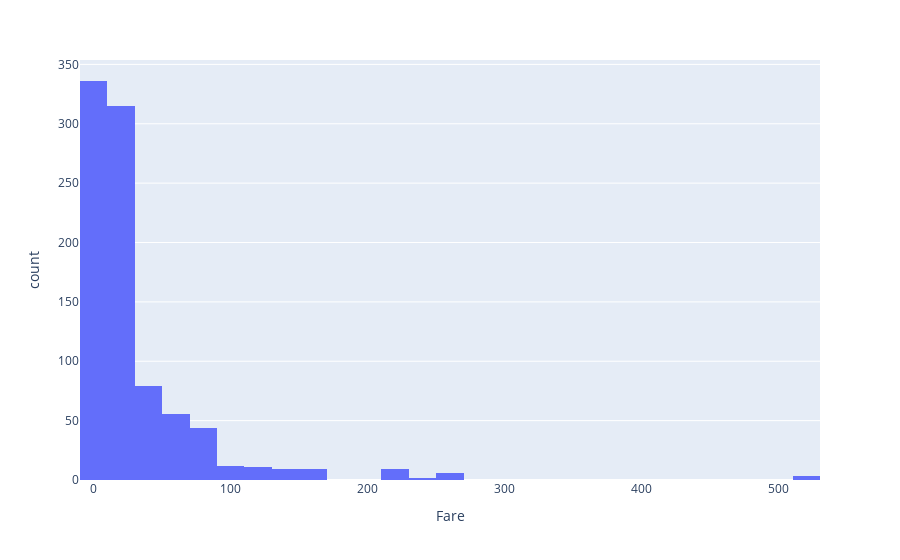

The code cell stored with this chart in its notebook:
### Code cell
fig = px.histogram(entrenamiento, x='Fare', nbins=40)
fig.show()

### Figure 1 — Plotly figure (JSON) as saved in the notebook; plotly's stock layout.template omitted (floating-point values rounded to 4 significant figures; data arrays with more than 128 entries replaced by an {"elided": "..."} marker saying what was removed)
{"data": [{"alignmentgroup": "True", "bingroup": "x", "hovertemplate": "Fare=%{x}<br>count=%{y}<extra></extra>", "legendgroup": "", "marker": {"color": "#636efa", "pattern": {"shape": ""}}, "name": "", "nbinsx": 40, "offsetgroup": "", "orientation": "v", "showlegend": false, "type": "histogram", "x": {"elided": "891 float values"}, "xaxis": "x", "yaxis": "y"}], "layout": {"barmode": "relative", "legend": {"tracegroupgap": 0}, "margin": {"t": 60}, "xaxis": {"anchor": "y", "domain": [0, 1], "title": {"text": "Fare"}}, "yaxis": {"anchor": "x", "domain": [0, 1], "title": {"text": "count"}}}}
